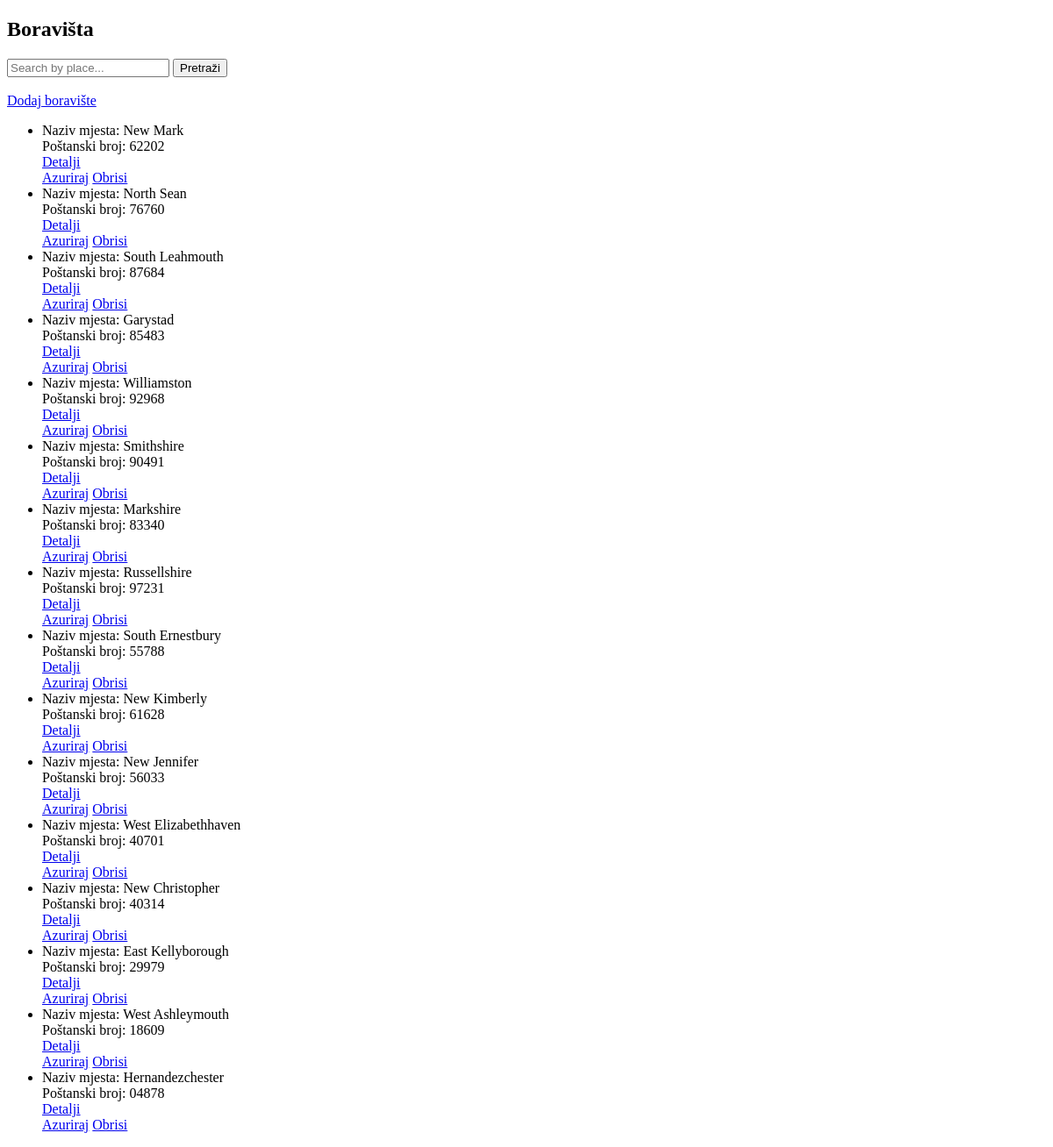
The page /boraviste/ on the database as committed earlier.
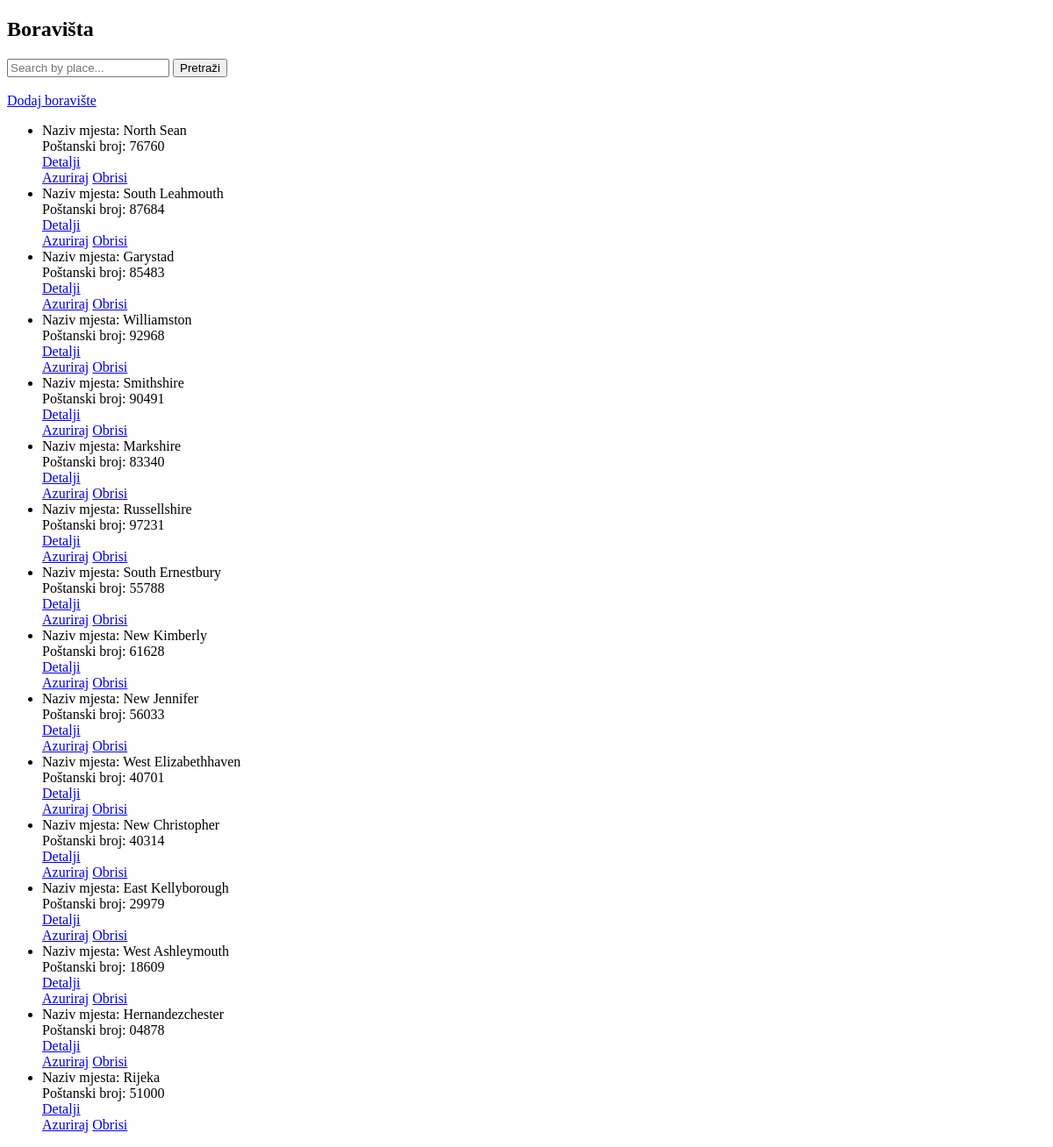
The same page on the database as committed later.
### main/models.py (models this page shows, shortened)
class Boraviste(models.Model):
    boraviste_naziv_mjesta = models.CharField(max_length=200)
    boraviste_postanski_broj = models.CharField(max_length=10)

### main/views.py (the view)
# urls.py: path('boraviste/', BoravisteList.as_view(), name='boraviste_list'),
class BoravisteList(ListView):
    model = Boraviste
    template_name = 'boraviste_list.html'
    context_object_name = 'boravista'
    def get_queryset(self):
        queryset = super().get_queryset()
        query = self.request.GET.get('q')
        if query:
            queryset = queryset.filter(boraviste_naziv_mjesta__icontains=query)
        return queryset

### main/templates/main/boraviste_list.html (shortened to what this page needs)
<!DOCTYPE html>
<html lang="en">
<head>
</head>
<body>
    {% block content %}
    <h2>Boravišta</h2>
    <form method="GET" action="">
        <input type="text" name="q" placeholder="Search by place..." value="{{ request.GET.q }}">
        <button type="submit">Pretraži</button>
        <br>
        <br>
        <a href="{% url 'main:addbor' %}">Dodaj boravište</a>
    <ul>
        {% for boraviste in object_list %}
            <li>
                Naziv mjesta: {{ boraviste.boraviste_naziv_mjesta }}<br>
                Poštanski broj: {{ boraviste.boraviste_postanski_broj }} <br>
                <a href="{% url 'main:boraviste_detail' boraviste.id %}">
                    Detalji
                </a>
            </li>
            <a href="{% url 'main:updatebor' boraviste.pk %}">Azuriraj</a>
            <a href="{% url 'main:deletebor' boraviste.pk %}">Obrisi</a>
        {% endfor %}
    </ul>
    {% endblock %}
</body>
</html>

Rows that differ between the two databases and show on the page:
removed Boraviste: boraviste_naziv_mjesta "New Mark", boraviste_postanski_broj "62202"
added Boraviste: boraviste_naziv_mjesta "Rijeka", boraviste_postanski_broj "51000"
